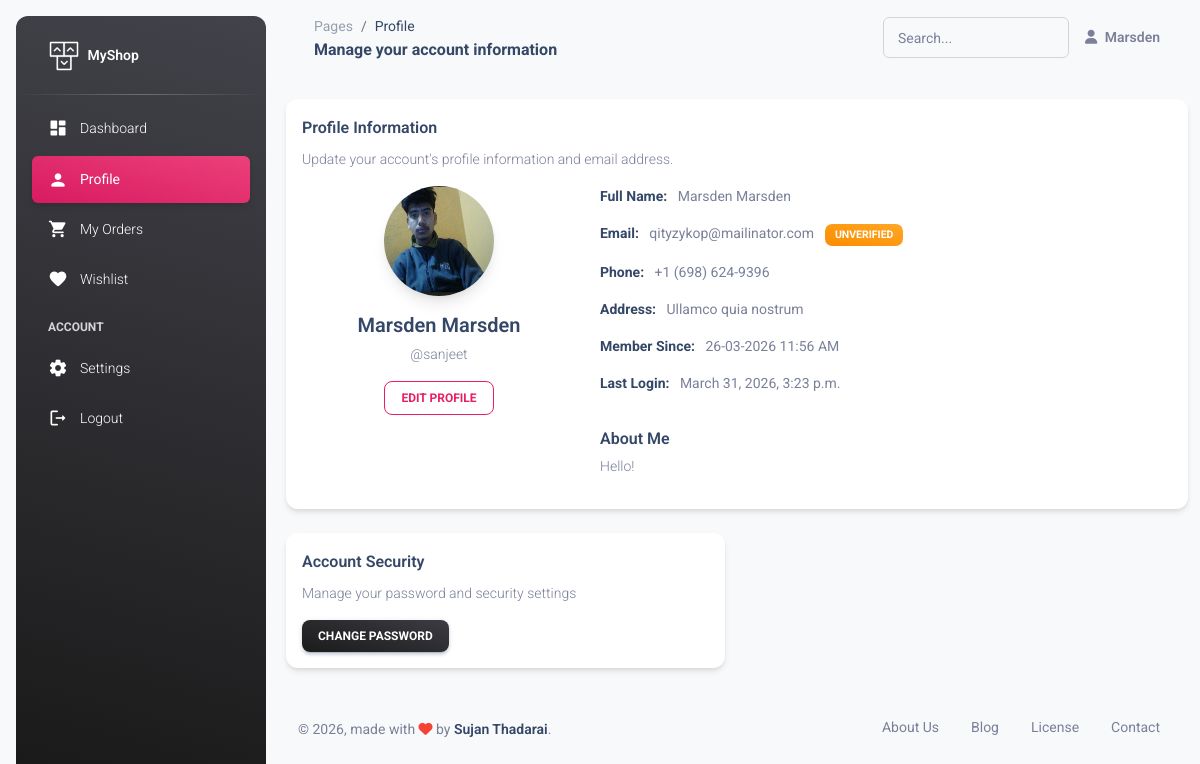
The page /accounts/profile/ (signed in) on the database its author committed.
### accounts/models.py (models this page shows, shortened)
class CustomUser(AbstractUser):
    phone=PhoneNumberField(region='NP',blank=True)
    street_address=models.CharField(max_length=200)

class Profile(models.Model):
    user=models.OneToOneField(CustomUser,on_delete=models.CASCADE,related_name='profile')
    profile_picture=models.ImageField(upload_to='images')
    bio=models.TextField()
    dob=models.DateTimeField(null=True)
    created_at=models.DateTimeField(auto_now=True)

### accounts/views.py (the view)
# urls.py: path('profile/', profile, name='profile'),
@login_required(login_url='login')
def profile(request):
    profile,created=Profile.objects.get_or_create(user=request.user)
    form=ProfileForm(instance=profile)
    if request.method =="POST":
        form=ProfileForm(request.POST,request.FILES,instance=profile)
        if form.is_valid():
            form.save()
            return redirect("profile")
    context={
        'form':form
    }
    return render(request,'profile/profile.html',context)

### accounts/forms.py
class ProfileForm(forms.ModelForm):
    class Meta:
        model=Profile
        fields=['profile_picture','bio','dob']
        widgets={
            'dob':forms.DateInput(attrs={'type':'date'})
        }

### accounts/templates/profile/profile.html (shortened to what this page needs)
{% extends 'profile_dashboard.html' %}
{% load static %}
{% block page_title %}Profile{% endblock %}
{% block page_subtitle %}Manage your account information{% endblock %}
{% block maincontent %}
<div class="row">
    <div class="col-12">
        <div class="card mb-4">
            <div class="card-header p-3 pb-0">
                <h6>Profile Information</h6>
                <p class="text-sm mb-0">Update your account's profile information and email address.</p>
            </div>
            <div class="card-body p-3">
                <div class="row">
                    <div class="col-md-4 text-center">
                        <div class="position-relative">
                            {% if request.user.profile.profile_picture %}
                            <img src="{{request.user.profile.profile_picture.url}}"
                                class="avatar avatar-xxl rounded-circle shadow-lg" alt="Default Profile">
                            {% else %}
                            <img src="{% static 'images/avtar.jfif' %}" alt="" style="height: 40px; width: 40px; border-radius: 50%; border:2px solid orange;">
                            {% endif %}
                        </div>
                        <h5 class="mt-3 mb-1 text-capitalize">{{request.user.first_name}} {{request.user.last_name}}
                        </h5>
                        <p class="text-sm text-muted mb-3">@{{request.user.username}}</p>
                        <div class="d-flex justify-content-center gap-2">
                            <button class="btn btn-sm btn-outline-primary mb-0" data-bs-toggle="modal"
                                data-bs-target="#editProfileModal">
                                Edit Profile
                            </button>
                        </div>
                    </div>
                    <div class="col-md-8">
                        <ul class="list-group">
                            <li class="list-group-item border-0 ps-0 pt-0 text-capitalize text-sm">
                                <strong class="text-dark">Full Name:</strong> &nbsp;
                                {{request.user.first_name}} {{request.user.last_name}}
                            </li>
                            <li class="list-group-item border-0 ps-0 text-sm">
                                <strong class="text-dark">Email:</strong> &nbsp;
                                {{request.user.email|default:"not provided"}}
                                <span class="badge bg-gradient-warning ms-2">Unverified</span>
                            </li>
                            <li class="list-group-item border-0 ps-0 text-sm">
                                <strong class="text-dark">Phone:</strong> &nbsp;
                                {{request.user.phone}}
                            </li>
                            <li class="list-group-item border-0 ps-0 text-sm">
                                <strong class="text-dark">Address:</strong> &nbsp;
                                {{request.user.street_address}}
                            </li>
                            <li class="list-group-item border-0 ps-0 text-sm">
                                <strong class="text-dark">Member Since:</strong> &nbsp;
                                {{request.user.date_joined|date:"d-m-Y h:i A"}}
                            </li>
                            <li class="list-group-item border-0 ps-0 text-sm">
                                <strong class="text-dark">Last Login:</strong> &nbsp;
                                {{request.user.last_login}}
                            </li>
                        </ul>
                        <div class="mt-4">
                            <h6 class="mb-1">About Me</h6>
                            <p class="text-sm">
                                {{request.user.profile.bio}}
                            </p>
                        </div>
                    </div>
                </div>
            </div>
        </div>
        <div class="row">
            <div class="col-md-6 mb-4">
                <div class="card h-100">
                    <div class="card-header p-3 pb-0">
                        <h6>Account Security</h6>
                        <p class="text-sm mb-0">Manage your password and security settings</p>
                    </div>
                    <div class="card-body p-3">
                        <button class="btn btn-sm bg-gradient-dark mb-0" data-bs-toggle="modal"
                            data-bs-target="#changePasswordModal">
                            Change Password
                        </button>
                    </div>
                </div>
            </div>
        </div>
    </div>
</div>
{% endblock %}

### templates/profile_dashboard.html (shortened to what this page needs)
<!DOCTYPE html>
<html lang="en">
{% load static %}
<head>
    <link href="/static/assets/css/nucleo-icons.css" rel="stylesheet" />
    <link href="/static/assets/css/nucleo-svg.css" rel="stylesheet" />
    <link id="pagestyle" href="/static/assets/css/material-dashboard.css?v=3.1.0" rel="stylesheet" />
</head>
<body class="g-sidenav-show bg-gray-100">
    <aside class="sidenav navbar navbar-vertical navbar-expand-xs border-0 border-radius-xl my-3 fixed-start ms-3 bg-gradient-dark" id="sidenav-main">
        <div class="sidenav-header">
            <a class="navbar-brand m-0" href="/">
                <img src="{% static 'assets/img/logo-ct.png' %}" class="navbar-brand-img h-100" alt="main_logo">
                <span class="ms-1 font-weight-bold text-white">MyShop</span>
            </a>
        </div>
        <hr class="horizontal light mt-0 mb-2">
        <div class="collapse navbar-collapse w-auto" id="sidenav-collapse-main">
            <ul class="navbar-nav">
                <li class="nav-item">
                    <a class="nav-link text-white {% if request.path == '/accounts/profile_dashboard/' %}active bg-gradient-primary{% endif %}"
                        href="{% url 'profile_dashboard' %}">
                        <div class="text-white text-center me-2 d-flex align-items-center justify-content-center">
                            <i class="material-icons opacity-10">dashboard</i>
                        </div>
                        <span class="nav-link-text ms-1">Dashboard</span>
                    </a>
                </li>
                <li class="nav-item">
                    <a class="nav-link text-white {% if request.path == '/accounts/profile/' %} active bg-gradient-primary{% endif %}"
                        href="{% url 'profile' %}">
                        <div class="text-white text-center me-2 d-flex align-items-center justify-content-center">
                            <i class="material-icons opacity-10">person</i>
                        </div>
                        <span class="nav-link-text ms-1">Profile</span>
                    </a>
                </li>
                <li class="nav-item">
                    <a class="nav-link text-white {% if 'orders' in request.path %}active bg-gradient-primary{% endif %}"
                        href="">
                        <div class="text-white text-center me-2 d-flex align-items-center justify-content-center">
                            <i class="material-icons opacity-10">shopping_cart</i>
                        </div>
                        <span class="nav-link-text ms-1">My Orders</span>
                    </a>
                </li>
                <li class="nav-item">
                    <a class="nav-link text-white {% if 'wishlist' in request.path %}active bg-gradient-primary{% endif %}"
                        href="">
                        <div class="text-white text-center me-2 d-flex align-items-center justify-content-center">
                            <i class="material-icons opacity-10">favorite</i>
                        </div>
                        <span class="nav-link-text ms-1">Wishlist</span>
                    </a>
                </li>
                <li class="nav-item mt-3">
                    <h6 class="ps-4 ms-2 text-uppercase text-xs text-white font-weight-bolder opacity-8">Account</h6>
                </li>
                <li class="nav-item">
                    <a class="nav-link text-white" href="">
                        <div class="text-white text-center me-2 d-flex align-items-center justify-content-center">
                            <i class="material-icons opacity-10">settings</i>
                        </div>
                        <span class="nav-link-text ms-1">Settings</span>
                    </a>
                </li>
                <li class="nav-item">
                    <a class="nav-link text-white" href="{% url 'log_out' %}">
                        <div class="text-white text-center me-2 d-flex align-items-center justify-content-center">
                            <i class="material-icons opacity-10">logout</i>
                        </div>
                        <span class="nav-link-text ms-1">Logout</span>
                    </a>
                </li>
            </ul>
        </div>
    </aside>
    <main class="main-content position-relative max-height-vh-100 h-100 border-radius-lg">
        <nav class="navbar navbar-main navbar-expand-lg px-0 mx-4 shadow-none border-radius-xl" id="navbarBlur" data-scroll="true">
            <div class="container-fluid py-1 px-3">
                <nav aria-label="breadcrumb">
                    <ol class="breadcrumb bg-transparent mb-0 pb-0 pt-1 px-0 me-sm-6 me-5">
                        <li class="breadcrumb-item text-sm"><a class="opacity-5 text-dark" href="javascript:;">Pages</a></li>
                        <li class="breadcrumb-item text-sm text-dark active" aria-current="page">{% block page_title %}Dashboard{% endblock %}</li>
                    </ol>
                    <h6 class="font-weight-bolder mb-0">{% block page_subtitle %}{% endblock %}</h6>
                </nav>
                <div class="collapse navbar-collapse mt-sm-0 mt-2 me-md-0 me-sm-4" id="navbar">
                    <div class="ms-md-auto pe-md-3 d-flex align-items-center">
                        <div class="input-group input-group-outline">
                            <label class="form-label">Search...</label>
                            <input type="text" class="form-control">
                        </div>
                    </div>
                    <ul class="navbar-nav justify-content-end">
                        <li class="nav-item d-flex align-items-center">
                            <a href="{% url 'profile' %}" class="nav-link text-body font-weight-bold px-0">
                                <i class="fa fa-user me-sm-1"></i>
                                <span class="d-sm-inline d-none">{{ user.get_short_name|default:user.username }}</span>
                            </a>
                        </li>
                    </ul>
                </div>
            </div>
        </nav>
        <div class="container-fluid py-4">
            {% block maincontent %}
            {% endblock maincontent %}
            <footer class="footer py-4">
                <div class="container-fluid">
                    <div class="row align-items-center justify-content-lg-between">
                        <div class="col-lg-6 mb-lg-0 mb-4">
                            <div class="copyright text-center text-sm text-muted text-lg-start">
                                © <script>document.write(new Date().getFullYear())</script>,
                                made with <i class="fa fa-heart text-danger"></i> by
                                <a href="#" class="font-weight-bold" target="_blank">Sujan Thadarai</a>.
                            </div>
                        </div>
                        <div class="col-lg-6">
                            <ul class="nav nav-footer justify-content-center justify-content-lg-end">
                                <li class="nav-item">
                                    <a href="#" class="nav-link text-muted">About Us</a>
                                </li>
                                <li class="nav-item">
                                    <a href="#" class="nav-link text-muted">Blog</a>
                                </li>
                                <li class="nav-item">
                                    <a href="#" class="nav-link text-muted">License</a>
                                </li>
                                <li class="nav-item">
                                    <a href="#" class="nav-link text-muted">Contact</a>
                                </li>
                            </ul>
                        </div>
                    </div>
                </div>
            </footer>
        </div>
    </main>
</body>
</html>

### rows shown on the page
CustomUser: get_short_name "Marsden", user.profile.profile_picture (picture), user.first_name "Marsden", user.last_name "Marsden", user.username "sanjeet", user.email "qityzykop@mailinator.com", user.phone "+1 (698) 624-9396", user.street_address "Ullamco quia nostrum", user.date_joined "26-03-2026 11:56 AM", user.last_login "March 31, 2026, 3:23 p.m.", user.profile.bio "Hello!"
